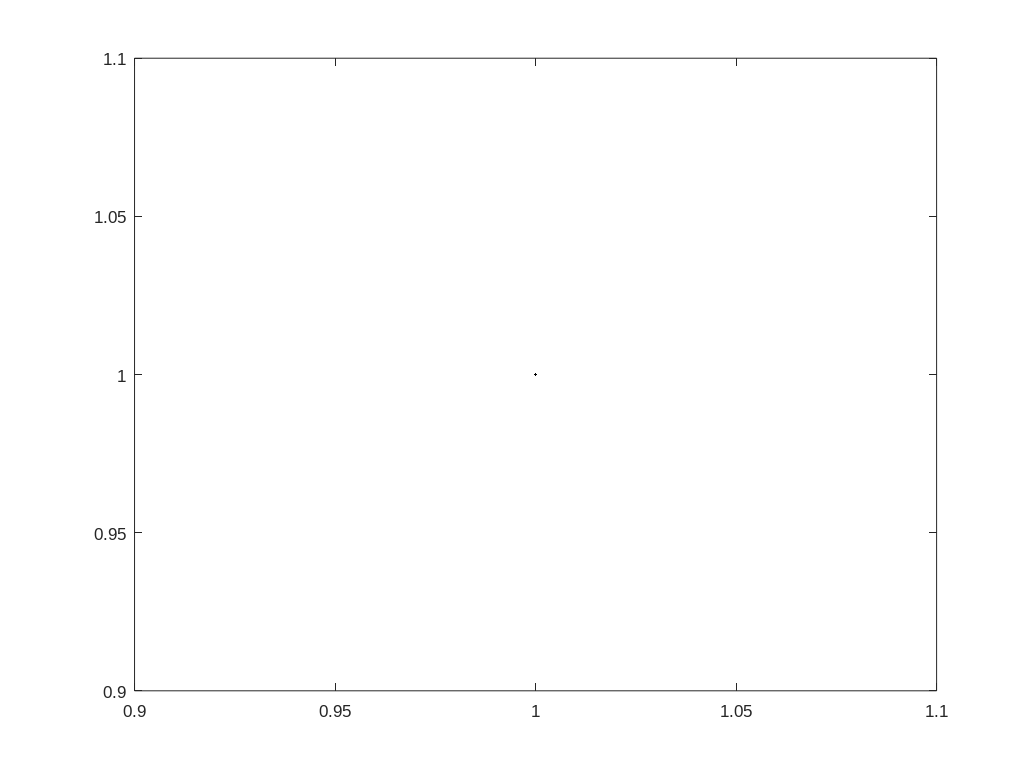

Source code (MATLAB):
% check externals 
% matlabpath(['c:\gordon\lib\matlab;' matlabpath]);
% libary isuses in mac
setenv('DYLD_LIBRARY_PATH','');

global lotus_date
global lat_izo
global long_izo
global lat_sco
global long_sco

global Meses
global Month_str
c=fix(clock);

diary(datestr(date));
lotus_date=datenum(1899,12,30);
format compact;
format shortG;
long_izo =-0.287968563;
lat_izo=0.494084967;
lat_sco=0.496939356;
long_sco=-0.283569946;

Meses = ['Ene';'Feb';'Mar';'Apr';'May';'Jun';'Jul';
        'Ago';'Sep';'Oct';'Nov';'Dic'];
 Mes_diaj = [ 1    32    60    91   121   152   182   213   244   274 ...
     305   335 365];
Month_str = ['Jan';'Feb';'Mar';'Apr';'May';'Jun';'Jul';
        'Aug';'Sep';'Oct';'Nov';'Dic'];
    
 

    
Markers=['+';'o';'.';'*';'d';'p';'x';'s';'h';'^';'>';'<';'v'];

% graficos por defecto
% fuente a 14
set(0,'DefaultfigurePaperType','a4');
set(0,'DefaultfigurePaperUnits','centimeters');
set(0,'DefaultfigureColor',[1,1,1]);
%portrait centered no  fill
%set(0,'DefaultfigurePaperOrientation','portrait');
%set(0,'DefaultfigurePaperPosition',[ 7.45 0.63 19.72 14.79]);
%set(0,'DefaultfigurePaperPosition',[ 0.63 7.45 19.72 14.79]);

%lanscape
 set(0,'DefaultfigurePaperOrientation','landscape');
 set(0,'DefaultfigurePaperPosition',[1.6954 0.63452 26.287 19.715]);
 set(0,'DefaultaxesFontName','Arial');
 set(0,'DefaultTextFontSize',10);
 set(0,'DefaultaxesFontSize',12);
 %set(0,'DefaultaxesColorOrder',[0,0,0;0,0,1;1,0,0;0,0,1;1,0.5,0.5;1,0,1]);

set(0,'DefaultaxesColorOrder',[0,0,0;0,0,1;1,0,0;0,1,0;1,0.5,1;0.5,0,0.5]);
%set(0,'DefaultaxesLineStyleOrder', '-o|:x|-|o:|.:|-x|+|:.|:+|:x'); 
set(0,'DefaultaxesLineStyleOrder', '-|:|-.|-+|-x|-o|-*|-s|-d|:.|:+|:x|:o|:*');

%% marker for brewer plot
MK=set(plot(1),'Marker');MK{14}='x';MK(15)=MK(2);MK{16}='p';MK(17)=MK(3);
% 
% blanco y negro%
%set(0,'DefaultaxesColorOrder',[0,0,0;0.25,0.25,0.25]);
%set(0,'DefaultaxesColorOrder',[0,0,0]);
%set(0,'DefaultaxesLineStyleOrder', '-|:|-.|-+|-x|-o|-*|-s|-d|:.|:+|:x|:o|:*');

%eval('cd ..');
%diary(sprintf('%s_%2d%2d',date,c(4),c(5))) 

%opengl autoselect

% set(0,'DefaultFigureWindowStyle','Normal');
% set_figure_toscreen(2)
set(0,'DefaultFigureWindowStyle','Docked');
%pub.format='latex';
pub.imageFormat='eps' ;
pub.figureSnapMethod='print';% | 'getframe'
pub.useNewFigure=true;
pub.showCode=true;


pwd;
